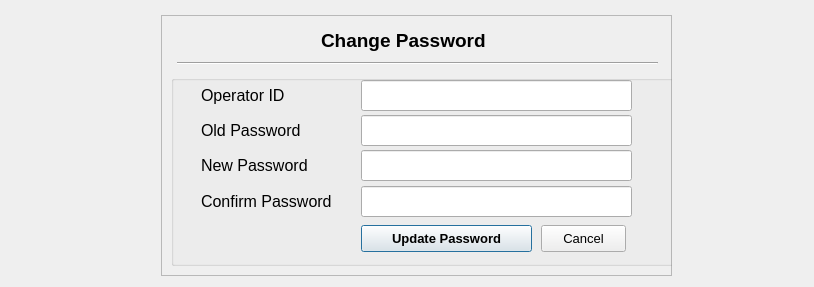
<?xml version="1.0" encoding="UTF-8"?>
<ui version="4.0">
 <class>ChangePassword</class>
 <widget class="QDialog" name="ChangePassword">
  <property name="geometry">
   <rect>
    <x>0</x>
    <y>0</y>
    <width>814</width>
    <height>287</height>
   </rect>
  </property>
  <property name="windowTitle">
   <string>Operators .:. Change Password</string>
  </property>
  <widget class="QLabel" name="label_3">
   <property name="geometry">
    <rect>
     <x>680</x>
     <y>50</y>
     <width>121</width>
     <height>141</height>
    </rect>
   </property>
   <property name="text">
    <string/>
   </property>
   <property name="pixmap">
    <pixmap>resources/icons/lock.png</pixmap>
   </property>
  </widget>
  <widget class="QFrame" name="frame">
   <property name="geometry">
    <rect>
     <x>161</x>
     <y>15</y>
     <width>511</width>
     <height>261</height>
    </rect>
   </property>
   <property name="frameShape">
    <enum>QFrame::StyledPanel</enum>
   </property>
   <property name="frameShadow">
    <enum>QFrame::Raised</enum>
   </property>
   <widget class="QGroupBox" name="groupBox">
    <property name="geometry">
     <rect>
      <x>10</x>
      <y>60</y>
      <width>511</width>
      <height>191</height>
     </rect>
    </property>
    <property name="title">
     <string/>
    </property>
    <widget class="QLabel" name="label">
     <property name="geometry">
      <rect>
       <x>30</x>
       <y>0</y>
       <width>131</width>
       <height>41</height>
      </rect>
     </property>
     <property name="font">
      <font>
       <pointsize>12</pointsize>
      </font>
     </property>
     <property name="text">
      <string>Operator ID</string>
     </property>
    </widget>
    <widget class="QLabel" name="label_2">
     <property name="geometry">
      <rect>
       <x>30</x>
       <y>70</y>
       <width>131</width>
       <height>41</height>
      </rect>
     </property>
     <property name="font">
      <font>
       <pointsize>12</pointsize>
      </font>
     </property>
     <property name="text">
      <string>New Password</string>
     </property>
    </widget>
    <widget class="QLineEdit" name="inpOperatorID">
     <property name="geometry">
      <rect>
       <x>190</x>
       <y>5</y>
       <width>271</width>
       <height>31</height>
      </rect>
     </property>
     <property name="font">
      <font>
       <pointsize>12</pointsize>
       <weight>50</weight>
       <bold>false</bold>
      </font>
     </property>
    </widget>
    <widget class="QLineEdit" name="inpNewPasswd">
     <property name="geometry">
      <rect>
       <x>190</x>
       <y>75</y>
       <width>271</width>
       <height>31</height>
      </rect>
     </property>
     <property name="font">
      <font>
       <pointsize>12</pointsize>
       <weight>50</weight>
       <bold>false</bold>
      </font>
     </property>
     <property name="echoMode">
      <enum>QLineEdit::Password</enum>
     </property>
    </widget>
    <widget class="QLineEdit" name="inpConfirmNewPasswd">
     <property name="geometry">
      <rect>
       <x>190</x>
       <y>111</y>
       <width>271</width>
       <height>31</height>
      </rect>
     </property>
     <property name="font">
      <font>
       <pointsize>12</pointsize>
       <weight>50</weight>
       <bold>false</bold>
      </font>
     </property>
     <property name="text">
      <string/>
     </property>
     <property name="echoMode">
      <enum>QLineEdit::Password</enum>
     </property>
    </widget>
    <widget class="QLabel" name="label_5">
     <property name="geometry">
      <rect>
       <x>30</x>
       <y>106</y>
       <width>151</width>
       <height>41</height>
      </rect>
     </property>
     <property name="font">
      <font>
       <pointsize>12</pointsize>
      </font>
     </property>
     <property name="text">
      <string>Confirm Password</string>
     </property>
    </widget>
    <widget class="QLineEdit" name="inpOldPasswd">
     <property name="geometry">
      <rect>
       <x>190</x>
       <y>40</y>
       <width>271</width>
       <height>31</height>
      </rect>
     </property>
     <property name="font">
      <font>
       <pointsize>12</pointsize>
       <weight>50</weight>
       <bold>false</bold>
      </font>
     </property>
     <property name="echoMode">
      <enum>QLineEdit::Password</enum>
     </property>
    </widget>
    <widget class="QLabel" name="label_6">
     <property name="geometry">
      <rect>
       <x>30</x>
       <y>35</y>
       <width>121</width>
       <height>41</height>
      </rect>
     </property>
     <property name="font">
      <font>
       <pointsize>12</pointsize>
      </font>
     </property>
     <property name="text">
      <string>Old Password</string>
     </property>
    </widget>
    <widget class="QPushButton" name="btnUpdate">
     <property name="geometry">
      <rect>
       <x>190</x>
       <y>150</y>
       <width>171</width>
       <height>27</height>
      </rect>
     </property>
     <property name="font">
      <font>
       <pointsize>10</pointsize>
       <weight>75</weight>
       <bold>true</bold>
      </font>
     </property>
     <property name="text">
      <string>Update Password</string>
     </property>
    </widget>
    <widget class="QPushButton" name="btnCancel">
     <property name="geometry">
      <rect>
       <x>370</x>
       <y>150</y>
       <width>85</width>
       <height>27</height>
      </rect>
     </property>
     <property name="font">
      <font>
       <pointsize>10</pointsize>
      </font>
     </property>
     <property name="text">
      <string>Cancel</string>
     </property>
    </widget>
   </widget>
   <widget class="QLabel" name="label_4">
    <property name="geometry">
     <rect>
      <x>160</x>
      <y>5</y>
      <width>211</width>
      <height>41</height>
     </rect>
    </property>
    <property name="font">
     <font>
      <pointsize>14</pointsize>
      <weight>75</weight>
      <bold>true</bold>
     </font>
    </property>
    <property name="text">
     <string>Change Password</string>
    </property>
   </widget>
   <widget class="Line" name="line">
    <property name="geometry">
     <rect>
      <x>16</x>
      <y>40</y>
      <width>481</width>
      <height>16</height>
     </rect>
    </property>
    <property name="orientation">
     <enum>Qt::Horizontal</enum>
    </property>
   </widget>
  </widget>
  <widget class="QLabel" name="label_14">
   <property name="geometry">
    <rect>
     <x>20</x>
     <y>20</y>
     <width>121</width>
     <height>231</height>
    </rect>
   </property>
   <property name="text">
    <string/>
   </property>
   <property name="pixmap">
    <pixmap>resources/logo.png</pixmap>
   </property>
  </widget>
 </widget>
 <tabstops>
  <tabstop>inpOperatorID</tabstop>
  <tabstop>inpOldPasswd</tabstop>
  <tabstop>inpNewPasswd</tabstop>
  <tabstop>inpConfirmNewPasswd</tabstop>
  <tabstop>btnUpdate</tabstop>
  <tabstop>btnCancel</tabstop>
 </tabstops>
 <resources/>
 <connections>
  <connection>
   <sender>btnCancel</sender>
   <signal>clicked()</signal>
   <receiver>ChangePassword</receiver>
   <slot>reject()</slot>
   <hints>
    <hint type="sourcelabel">
     <x>508</x>
     <y>233</y>
    </hint>
    <hint type="destinationlabel">
     <x>307</x>
     <y>140</y>
    </hint>
   </hints>
  </connection>
 </connections>
</ui>
